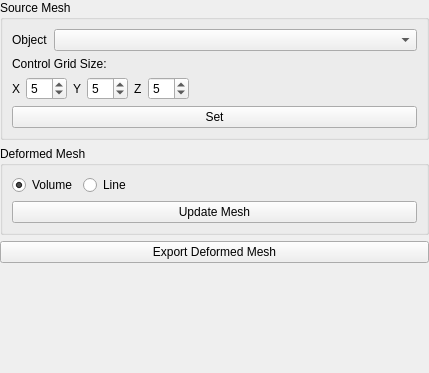
<?xml version="1.0" encoding="UTF-8"?>
<ui version="4.0">
 <class>DeformObjProp</class>
 <widget class="QWidget" name="DeformObjProp">
  <property name="geometry">
   <rect>
    <x>0</x>
    <y>0</y>
    <width>429</width>
    <height>373</height>
   </rect>
  </property>
  <property name="windowTitle">
   <string>Form</string>
  </property>
  <layout class="QVBoxLayout" name="verticalLayout_2">
   <property name="leftMargin">
    <number>0</number>
   </property>
   <property name="topMargin">
    <number>0</number>
   </property>
   <property name="rightMargin">
    <number>0</number>
   </property>
   <property name="bottomMargin">
    <number>0</number>
   </property>
   <item>
    <widget class="QGroupBox" name="groupBox">
     <property name="title">
      <string>Source Mesh</string>
     </property>
     <layout class="QVBoxLayout" name="verticalLayout">
      <item>
       <layout class="QHBoxLayout" name="horizontalLayout_2">
        <item>
         <widget class="QLabel" name="label">
          <property name="sizePolicy">
           <sizepolicy hsizetype="Maximum" vsizetype="Preferred">
            <horstretch>0</horstretch>
            <verstretch>0</verstretch>
           </sizepolicy>
          </property>
          <property name="text">
           <string>Object</string>
          </property>
         </widget>
        </item>
        <item>
         <widget class="QComboBox" name="srcBox"/>
        </item>
       </layout>
      </item>
      <item>
       <widget class="QLabel" name="label_2">
        <property name="text">
         <string>Control Grid Size:</string>
        </property>
       </widget>
      </item>
      <item>
       <layout class="QHBoxLayout" name="horizontalLayout">
        <item>
         <widget class="QLabel" name="label_3">
          <property name="sizePolicy">
           <sizepolicy hsizetype="Maximum" vsizetype="Preferred">
            <horstretch>0</horstretch>
            <verstretch>0</verstretch>
           </sizepolicy>
          </property>
          <property name="text">
           <string>X</string>
          </property>
         </widget>
        </item>
        <item>
         <widget class="QSpinBox" name="xgridBox">
          <property name="minimum">
           <number>3</number>
          </property>
          <property name="maximum">
           <number>30</number>
          </property>
          <property name="value">
           <number>5</number>
          </property>
         </widget>
        </item>
        <item>
         <widget class="QLabel" name="label_4">
          <property name="sizePolicy">
           <sizepolicy hsizetype="Maximum" vsizetype="Preferred">
            <horstretch>0</horstretch>
            <verstretch>0</verstretch>
           </sizepolicy>
          </property>
          <property name="text">
           <string>Y</string>
          </property>
         </widget>
        </item>
        <item>
         <widget class="QSpinBox" name="ygridBox">
          <property name="minimum">
           <number>3</number>
          </property>
          <property name="maximum">
           <number>30</number>
          </property>
          <property name="value">
           <number>5</number>
          </property>
         </widget>
        </item>
        <item>
         <widget class="QLabel" name="label_5">
          <property name="sizePolicy">
           <sizepolicy hsizetype="Maximum" vsizetype="Preferred">
            <horstretch>0</horstretch>
            <verstretch>0</verstretch>
           </sizepolicy>
          </property>
          <property name="text">
           <string>Z</string>
          </property>
         </widget>
        </item>
        <item>
         <widget class="QSpinBox" name="zgridBox">
          <property name="minimum">
           <number>3</number>
          </property>
          <property name="maximum">
           <number>30</number>
          </property>
          <property name="value">
           <number>5</number>
          </property>
         </widget>
        </item>
        <item>
         <spacer name="horizontalSpacer_2">
          <property name="orientation">
           <enum>Qt::Horizontal</enum>
          </property>
          <property name="sizeHint" stdset="0">
           <size>
            <width>40</width>
            <height>20</height>
           </size>
          </property>
         </spacer>
        </item>
       </layout>
      </item>
      <item>
       <widget class="QPushButton" name="setButton">
        <property name="text">
         <string>Set</string>
        </property>
       </widget>
      </item>
     </layout>
    </widget>
   </item>
   <item>
    <widget class="QGroupBox" name="groupBox_2">
     <property name="title">
      <string>Deformed Mesh</string>
     </property>
     <layout class="QVBoxLayout" name="verticalLayout_3">
      <item>
       <layout class="QHBoxLayout" name="horizontalLayout_3">
        <property name="topMargin">
         <number>0</number>
        </property>
        <item>
         <widget class="QRadioButton" name="volButton">
          <property name="text">
           <string>Volume</string>
          </property>
          <property name="checked">
           <bool>true</bool>
          </property>
         </widget>
        </item>
        <item>
         <widget class="QRadioButton" name="lineButton">
          <property name="text">
           <string>Line</string>
          </property>
         </widget>
        </item>
        <item>
         <spacer name="horizontalSpacer">
          <property name="orientation">
           <enum>Qt::Horizontal</enum>
          </property>
          <property name="sizeHint" stdset="0">
           <size>
            <width>40</width>
            <height>20</height>
           </size>
          </property>
         </spacer>
        </item>
       </layout>
      </item>
      <item>
       <widget class="QPushButton" name="updateButton">
        <property name="text">
         <string>Update Mesh</string>
        </property>
       </widget>
      </item>
     </layout>
    </widget>
   </item>
   <item>
    <widget class="QPushButton" name="exportButton">
     <property name="text">
      <string>Export Deformed Mesh</string>
     </property>
    </widget>
   </item>
   <item>
    <spacer name="verticalSpacer">
     <property name="orientation">
      <enum>Qt::Vertical</enum>
     </property>
     <property name="sizeHint" stdset="0">
      <size>
       <width>20</width>
       <height>40</height>
      </size>
     </property>
    </spacer>
   </item>
  </layout>
 </widget>
 <resources/>
 <connections/>
</ui>
